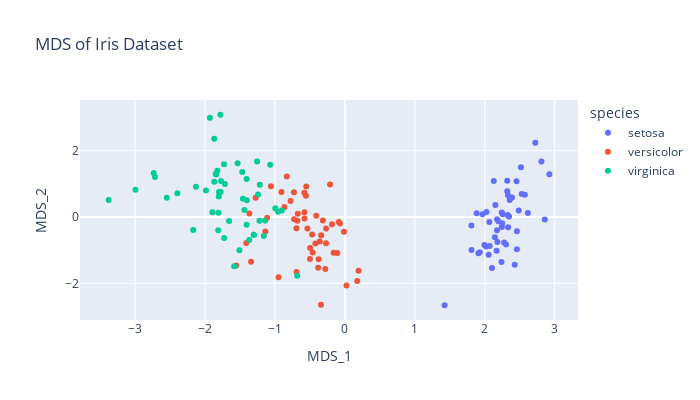

The notebook cell this image was saved under:
### Code cell
# Plottind the data in the MDS space
fig_mds = px.scatter(df_mds, x='MDS_1', y='MDS_2', color='species',
                    width=700, height=400, title='MDS of Iris Dataset')
fig_mds.show()
